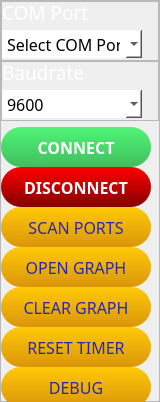
                 <widget class="QFrame" name="UpperMenu">
                  <property name="minimumSize">
                   <size>
                    <width>0</width>
                    <height>0</height>
                   </size>
                  </property>
                  <property name="maximumSize">
                   <size>
                    <width>160</width>
                    <height>16777215</height>
                   </size>
                  </property>
                  <property name="styleSheet">
                   <string notr="true">color: rgb(0, 0, 0);</string>
                  </property>
                  <property name="frameShape">
                   <enum>QFrame::StyledPanel</enum>
                  </property>
                  <property name="frameShadow">
                   <enum>QFrame::Raised</enum>
                  </property>
                  <layout class="QVBoxLayout" name="verticalLayout_9">
                   <property name="spacing">
                    <number>0</number>
                   </property>
                   <property name="leftMargin">
                    <number>0</number>
                   </property>
                   <property name="topMargin">
                    <number>0</number>
                   </property>
                   <property name="rightMargin">
                    <number>0</number>
                   </property>
                   <property name="bottomMargin">
                    <number>0</number>
                   </property>
                   <item>
                    <widget class="QFrame" name="ComPort">
                     <property name="minimumSize">
                      <size>
                       <width>0</width>
                       <height>60</height>
                      </size>
                     </property>
                     <property name="maximumSize">
                      <size>
                       <width>16777215</width>
                       <height>60</height>
                      </size>
                     </property>
                     <property name="frameShape">
                      <enum>QFrame::StyledPanel</enum>
                     </property>
                     <property name="frameShadow">
                      <enum>QFrame::Raised</enum>
                     </property>
                     <layout class="QVBoxLayout" name="verticalLayout_10">
                      <property name="spacing">
                       <number>8</number>
                      </property>
                      <property name="leftMargin">
                       <number>0</number>
                      </property>
                      <property name="topMargin">
                       <number>0</number>
                      </property>
                      <property name="rightMargin">
                       <number>0</number>
                      </property>
                      <property name="bottomMargin">
                       <number>0</number>
                      </property>
                      <item>
                       <widget class="QLabel" name="lb_comport">
                        <property name="maximumSize">
                         <size>
                          <width>16777215</width>
                          <height>20</height>
                         </size>
                        </property>
                        <property name="font">
                         <font>
                          <family>Bahnschrift</family>
                          <pointsize>14</pointsize>
                          <weight>50</weight>
                          <bold>false</bold>
                         </font>
                        </property>
                        <property name="styleSheet">
                         <string notr="true">color: rgb(255, 255, 255);</string>
                        </property>
                        <property name="text">
                         <string>COM Port</string>
                        </property>
                       </widget>
                      </item>
                      <item>
                       <widget class="QComboBox" name="combobox_comport">
                        <property name="minimumSize">
                         <size>
                          <width>140</width>
                          <height>28</height>
                         </size>
                        </property>
                        <property name="maximumSize">
                         <size>
                          <width>140</width>
                          <height>28</height>
                         </size>
                        </property>
                        <property name="font">
                         <font>
                          <family>Bahnschrift</family>
                          <pointsize>12</pointsize>
                         </font>
                        </property>
                        <property name="toolTip">
                         <string>Select Device COM Port from Dropdown</string>
                        </property>
                        <property name="styleSheet">
                         <string notr="true">QComboBox {
	background-color: rgb(255, 255, 255);
	color: rgb(0, 0, 0);
	border-radius: 0px;
}
</string>
                        </property>
                        <item>
                         <property name="text">
                          <string>Select COM Port</string>
                         </property>
                        </item>
                       </widget>
                      </item>
                     </layout>
                    </widget>
                   </item>
                   <item>
                    <widget class="QFrame" name="BaudRate">
                     <property name="minimumSize">
                      <size>
                       <width>0</width>
                       <height>60</height>
                      </size>
                     </property>
                     <property name="maximumSize">
                      <size>
                       <width>16777215</width>
                       <height>60</height>
                      </size>
                     </property>
                     <property name="frameShape">
                      <enum>QFrame::StyledPanel</enum>
                     </property>
                     <property name="frameShadow">
                      <enum>QFrame::Raised</enum>
                     </property>
                     <layout class="QVBoxLayout" name="verticalLayout_12">
                      <property name="spacing">
                       <number>8</number>
                      </property>
                      <property name="leftMargin">
                       <number>0</number>
                      </property>
                      <property name="topMargin">
                       <number>0</number>
                      </property>
                      <property name="rightMargin">
                       <number>0</number>
                      </property>
                      <property name="bottomMargin">
                       <number>0</number>
                      </property>
                      <item>
                       <widget class="QLabel" name="lb_baud">
                        <property name="maximumSize">
                         <size>
                          <width>16777215</width>
                          <height>20</height>
                         </size>
                        </property>
                        <property name="font">
                         <font>
                          <family>Bahnschrift</family>
                          <pointsize>14</pointsize>
                          <weight>50</weight>
                          <bold>false</bold>
                         </font>
                        </property>
                        <property name="styleSheet">
                         <string notr="true">color: rgb(255, 255, 255);</string>
                        </property>
                        <property name="text">
                         <string>Baudrate</string>
                        </property>
                       </widget>
                      </item>
                      <item>
                       <widget class="QComboBox" name="combobox_baud">
                        <property name="minimumSize">
                         <size>
                          <width>140</width>
                          <height>28</height>
                         </size>
                        </property>
                        <property name="maximumSize">
                         <size>
                          <width>140</width>
                          <height>28</height>
                         </size>
                        </property>
                        <property name="font">
                         <font>
                          <family>Bahnschrift</family>
                          <pointsize>12</pointsize>
                         </font>
                        </property>
                        <property name="toolTip">
                         <string>Select Device COM Port from Dropdown</string>
                        </property>
                        <property name="styleSheet">
                         <string notr="true">QComboBox {
	background-color: rgb(255, 255, 255);
	color: rgb(0, 0, 0);
	border-radius: 0px;
}
</string>
                        </property>
                        <item>
                         <property name="text">
                          <string comment="(Default)" extracomment="(Default)">9600</string>
                         </property>
                        </item>
                        <item>
                         <property name="text">
                          <string>300</string>
                         </property>
                        </item>
                        <item>
                         <property name="text">
                          <string>1200</string>
                         </property>
                        </item>
                        <item>
                         <property name="text">
                          <string>2400</string>
                         </property>
                        </item>
                        <item>
                         <property name="text">
                          <string>4800</string>
                         </property>
                        </item>
                        <item>
                         <property name="text">
                          <string>19200</string>
                         </property>
                        </item>
                        <item>
                         <property name="text">
                          <string>38400</string>
                         </property>
                        </item>
                        <item>
                         <property name="text">
                          <string>57600</string>
                         </property>
                        </item>
                        <item>
                         <property name="text">
                          <string>74880</string>
                         </property>
                        </item>
                        <item>
                         <property name="text">
                          <string>115200</string>
                         </property>
                        </item>
                        <item>
                         <property name="text">
                          <string>230400</string>
                         </property>
                        </item>
                        <item>
                         <property name="text">
                          <string>250000</string>
                         </property>
                        </item>
                        <item>
                         <property name="text">
                          <string>500000</string>
                         </property>
                        </item>
                        <item>
                         <property name="text">
                          <string>1000000</string>
                         </property>
                        </item>
                        <item>
                         <property name="text">
                          <string>2000000</string>
                         </property>
                        </item>
                       </widget>
                      </item>
                     </layout>
                    </widget>
                   </item>
                   <item>
                    <widget class="QPushButton" name="btn_connect">
                     <property name="minimumSize">
                      <size>
                       <width>150</width>
                       <height>40</height>
                      </size>
                     </property>
                     <property name="maximumSize">
                      <size>
                       <width>150</width>
                       <height>28</height>
                      </size>
                     </property>
                     <property name="font">
                      <font>
                       <family>Bahnschrift</family>
                       <pointsize>12</pointsize>
                       <weight>75</weight>
                       <bold>true</bold>
                      </font>
                     </property>
                     <property name="toolTip">
                      <string>Connect Device at selected COM Port</string>
                     </property>
                     <property name="styleSheet">
                      <string notr="true">QPushButton {
	background-color: qlineargradient(spread:pad, x1:1, y1:1, x2:1, y2:0, stop:0 rgba(63, 191, 93, 255), stop:1 rgba(80, 244, 119, 255));
	color: rgb(255, 255, 255);
	border-radius: 20px;
}

QPushButton:hover {
	background-color: rgba(85, 255, 127, 200);
}</string>
                     </property>
                     <property name="text">
                      <string>CONNECT</string>
                     </property>
                    </widget>
                   </item>
                   <item>
                    <widget class="QPushButton" name="btn_disconnect">
                     <property name="minimumSize">
                      <size>
                       <width>150</width>
                       <height>40</height>
                      </size>
                     </property>
                     <property name="maximumSize">
                      <size>
                       <width>150</width>
                       <height>28</height>
                      </size>
                     </property>
                     <property name="font">
                      <font>
                       <family>Bahnschrift</family>
                       <pointsize>12</pointsize>
                       <weight>75</weight>
                       <bold>true</bold>
                      </font>
                     </property>
                     <property name="toolTip">
                      <string>Disconnect Device from current COM Port</string>
                     </property>
                     <property name="styleSheet">
                      <string notr="true">QPushButton {
	background-color: qlineargradient(spread:pad, x1:1, y1:1, x2:1, y2:0, stop:0 rgba(132, 0, 0, 255), stop:1 rgba(255, 0, 0, 255));
	color: rgb(255, 255, 255);
	border-radius: 20px;
}

QPushButton:hover {

	background-color: rgba(240, 0, 0, 200);
}</string>
                     </property>
                     <property name="text">
                      <string>DISCONNECT</string>
                     </property>
                    </widget>
                   </item>
                   <item>
                    <widget class="QPushButton" name="btn_scan">
                     <property name="minimumSize">
                      <size>
                       <width>150</width>
                       <height>40</height>
                      </size>
                     </property>
                     <property name="maximumSize">
                      <size>
                       <width>150</width>
                       <height>28</height>
                      </size>
                     </property>
                     <property name="font">
                      <font>
                       <family>Bahnschrift</family>
                       <pointsize>12</pointsize>
                      </font>
                     </property>
                     <property name="toolTip">
                      <string>Scan all COM Ports</string>
                     </property>
                     <property name="styleSheet">
                      <string notr="true">QPushButton {
	
	background-color: qlineargradient(spread:pad, x1:1, y1:1, x2:1, y2:0, stop:0 rgba(218, 149, 10, 255), stop:1 rgba(255, 202, 8, 255));
	color: rgb(40, 40, 173);
	border-radius: 20px;
}

QPushButton:hover {
	background-color: rgba(255, 175, 14, 200);
}</string>
                     </property>
                     <property name="text">
                      <string>SCAN PORTS</string>
                     </property>
                    </widget>
                   </item>
                   <item>
                    <widget class="QPushButton" name="btn_graphopen">
                     <property name="minimumSize">
                      <size>
                       <width>150</width>
                       <height>40</height>
                      </size>
                     </property>
                     <property name="maximumSize">
                      <size>
                       <width>150</width>
                       <height>28</height>
                      </size>
                     </property>
                     <property name="font">
                      <font>
                       <family>Bahnschrift</family>
                       <pointsize>12</pointsize>
                      </font>
                     </property>
                     <property name="toolTip">
                      <string>Open Graph UI</string>
                     </property>
                     <property name="styleSheet">
                      <string notr="true">QPushButton {
	
	background-color: qlineargradient(spread:pad, x1:1, y1:1, x2:1, y2:0, stop:0 rgba(218, 149, 10, 255), stop:1 rgba(255, 202, 8, 255));
	color: rgb(40, 40, 173);
	border-radius: 20px;
}

QPushButton:hover {
	background-color: rgba(255, 175, 14, 200);
}</string>
                     </property>
                     <property name="text">
                      <string>OPEN GRAPH</string>
                     </property>
                    </widget>
                   </item>
                   <item>
                    <widget class="QPushButton" name="btn_graphclear">
                     <property name="minimumSize">
                      <size>
                       <width>150</width>
                       <height>40</height>
                      </size>
                     </property>
                     <property name="maximumSize">
                      <size>
                       <width>150</width>
                       <height>28</height>
                      </size>
                     </property>
                     <property name="font">
                      <font>
                       <family>Bahnschrift</family>
                       <pointsize>12</pointsize>
                      </font>
                     </property>
                     <property name="toolTip">
                      <string>Clear all graphs</string>
                     </property>
                     <property name="styleSheet">
                      <string notr="true">QPushButton {
	
	background-color: qlineargradient(spread:pad, x1:1, y1:1, x2:1, y2:0, stop:0 rgba(218, 149, 10, 255), stop:1 rgba(255, 202, 8, 255));
	color: rgb(40, 40, 173);
	border-radius: 20px;
}

QPushButton:hover {
	background-color: rgba(255, 175, 14, 200);
}</string>
                     </property>
                     <property name="text">
                      <string>CLEAR GRAPH</string>
                     </property>
                    </widget>
                   </item>
                   <item>
                    <widget class="QPushButton" name="btn_resettimer">
                     <property name="minimumSize">
                      <size>
                       <width>150</width>
                       <height>40</height>
                      </size>
                     </property>
                     <property name="maximumSize">
                      <size>
                       <width>150</width>
                       <height>28</height>
                      </size>
                     </property>
                     <property name="font">
                      <font>
                       <family>Bahnschrift</family>
                       <pointsize>12</pointsize>
                      </font>
                     </property>
                     <property name="toolTip">
                      <string>Open Serial Monitor</string>
                     </property>
                     <property name="styleSheet">
                      <string notr="true">QPushButton {
	
	background-color: qlineargradient(spread:pad, x1:1, y1:1, x2:1, y2:0, stop:0 rgba(218, 149, 10, 255), stop:1 rgba(255, 202, 8, 255));
	color: rgb(40, 40, 173);
	border-radius: 20px;
}

QPushButton:hover {
	background-color: rgba(255, 175, 14, 200);
}</string>
                     </property>
                     <property name="text">
                      <string>RESET TIMER</string>
                     </property>
                    </widget>
                   </item>
                   <item>
                    <widget class="QPushButton" name="btn_debug">
                     <property name="minimumSize">
                      <size>
                       <width>150</width>
                       <height>40</height>
                      </size>
                     </property>
                     <property name="maximumSize">
                      <size>
                       <width>150</width>
                       <height>28</height>
                      </size>
                     </property>
                     <property name="font">
                      <font>
                       <family>Bahnschrift</family>
                       <pointsize>12</pointsize>
                      </font>
                     </property>
                     <property name="toolTip">
                      <string>Open Debug Screen</string>
                     </property>
                     <property name="styleSheet">
                      <string notr="true">QPushButton {
	
	background-color: qlineargradient(spread:pad, x1:1, y1:1, x2:1, y2:0, stop:0 rgba(218, 149, 10, 255), stop:1 rgba(255, 202, 8, 255));
	color: rgb(40, 40, 173);
	border-radius: 20px;
}

QPushButton:hover {
	background-color: rgba(255, 175, 14, 200);
}</string>
                     </property>
                     <property name="text">
                      <string>DEBUG</string>
                     </property>
                    </widget>
                   </item>
                  </layout>
                 </widget>
